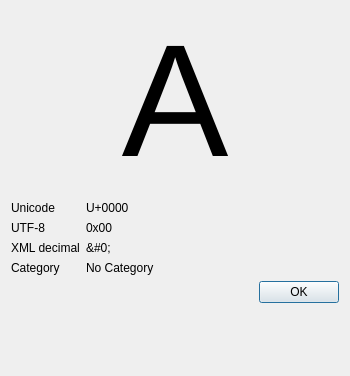
<?xml version="1.0" encoding="UTF-8"?>
<ui version="4.0">
 <class>CharDialog</class>
 <widget class="QDialog" name="CharDialog">
  <property name="geometry">
   <rect>
    <x>0</x>
    <y>0</y>
    <width>350</width>
    <height>376</height>
   </rect>
  </property>
  <property name="windowTitle">
   <string>Character A</string>
  </property>
  <layout class="QFormLayout" name="formLayout">
   <property name="fieldGrowthPolicy">
    <enum>QFormLayout::AllNonFixedFieldsGrow</enum>
   </property>
   <item row="0" column="0" colspan="2">
    <widget class="QLabel" name="character">
     <property name="font">
      <font>
       <pointsize>120</pointsize>
      </font>
     </property>
     <property name="cursor">
      <cursorShape>IBeamCursor</cursorShape>
     </property>
     <property name="text">
      <string>A</string>
     </property>
     <property name="alignment">
      <set>Qt::AlignCenter</set>
     </property>
     <property name="textInteractionFlags">
      <set>Qt::TextSelectableByKeyboard|Qt::TextSelectableByMouse</set>
     </property>
    </widget>
   </item>
   <item row="1" column="0">
    <widget class="QLabel" name="label_2">
     <property name="text">
      <string>Unicode</string>
     </property>
    </widget>
   </item>
   <item row="1" column="1">
    <widget class="QLabel" name="unicode">
     <property name="cursor">
      <cursorShape>IBeamCursor</cursorShape>
     </property>
     <property name="text">
      <string>U+0000</string>
     </property>
     <property name="textInteractionFlags">
      <set>Qt::TextSelectableByKeyboard|Qt::TextSelectableByMouse</set>
     </property>
    </widget>
   </item>
   <item row="2" column="0">
    <widget class="QLabel" name="label_3">
     <property name="text">
      <string>UTF-8</string>
     </property>
    </widget>
   </item>
   <item row="2" column="1">
    <widget class="QLabel" name="utf8">
     <property name="cursor">
      <cursorShape>IBeamCursor</cursorShape>
     </property>
     <property name="text">
      <string>0x00</string>
     </property>
     <property name="textInteractionFlags">
      <set>Qt::TextSelectableByKeyboard|Qt::TextSelectableByMouse</set>
     </property>
    </widget>
   </item>
   <item row="4" column="0">
    <widget class="QLabel" name="label_4">
     <property name="text">
      <string>Category</string>
     </property>
    </widget>
   </item>
   <item row="4" column="1">
    <widget class="QLabel" name="category">
     <property name="cursor">
      <cursorShape>IBeamCursor</cursorShape>
     </property>
     <property name="text">
      <string>No Category</string>
     </property>
     <property name="textInteractionFlags">
      <set>Qt::TextSelectableByKeyboard|Qt::TextSelectableByMouse</set>
     </property>
    </widget>
   </item>
   <item row="5" column="0" colspan="2">
    <widget class="QDialogButtonBox" name="buttonBox">
     <property name="orientation">
      <enum>Qt::Horizontal</enum>
     </property>
     <property name="standardButtons">
      <set>QDialogButtonBox::Ok</set>
     </property>
    </widget>
   </item>
   <item row="3" column="0">
    <widget class="QLabel" name="label">
     <property name="text">
      <string>XML decimal</string>
     </property>
    </widget>
   </item>
   <item row="3" column="1">
    <widget class="QLabel" name="xmlDecimal">
     <property name="cursor">
      <cursorShape>IBeamCursor</cursorShape>
     </property>
     <property name="text">
      <string>&amp;#0;</string>
     </property>
     <property name="textInteractionFlags">
      <set>Qt::TextSelectableByKeyboard|Qt::TextSelectableByMouse</set>
     </property>
    </widget>
   </item>
  </layout>
 </widget>
 <resources/>
 <connections>
  <connection>
   <sender>buttonBox</sender>
   <signal>accepted()</signal>
   <receiver>CharDialog</receiver>
   <slot>accept()</slot>
   <hints>
    <hint type="sourcelabel">
     <x>248</x>
     <y>254</y>
    </hint>
    <hint type="destinationlabel">
     <x>157</x>
     <y>274</y>
    </hint>
   </hints>
  </connection>
  <connection>
   <sender>buttonBox</sender>
   <signal>rejected()</signal>
   <receiver>CharDialog</receiver>
   <slot>reject()</slot>
   <hints>
    <hint type="sourcelabel">
     <x>316</x>
     <y>260</y>
    </hint>
    <hint type="destinationlabel">
     <x>286</x>
     <y>274</y>
    </hint>
   </hints>
  </connection>
 </connections>
</ui>
